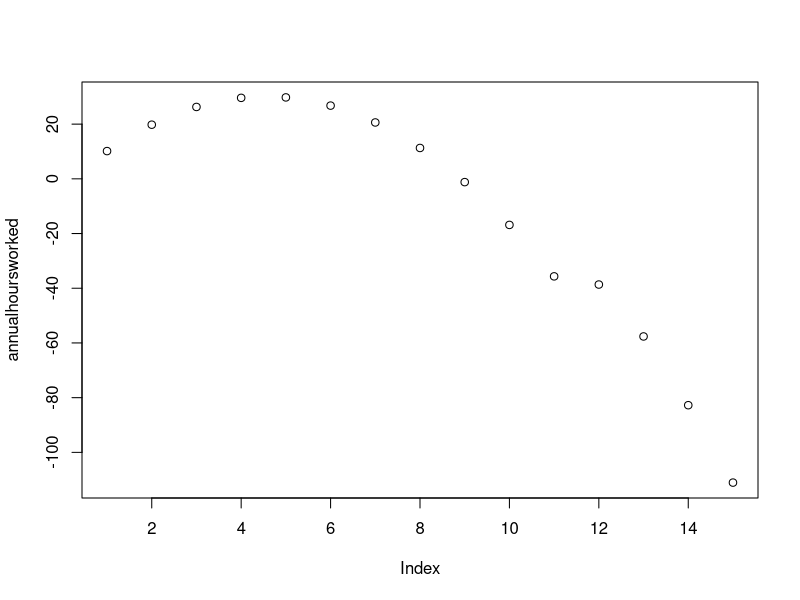

Recreate this plot in R.
## ---- chunk 1
knitr::opts_chunk$set(echo = TRUE)
## ---- chunk 2
pnorm(q = (3/1.3)) #using pnorm and z-score to find the percentiles. Z score is score - mean/stdev and in this case we can use 0 as mean and the stadard error as stdev. 
## ---- chunk 3
a  <- (100 - 98.95)*2 
a
## ---- chunk 4
10.145 + (110.230*16) - (1.581 * (16^2))
## ---- chunk 5
YearsEducation <- c(0,1,2,3,4,5, 6, 7, 8, 9,10,10.145, 11, 12, 13)
annualhoursworked <-  10.145 + 11.230*YearsEducation - 1.581*(YearsEducation^2)
annualhoursworked
## ---- chunk 6
plot(annualhoursworked)
## ---- chunk 7
fourchildren <- -923.904
threechildren <- -773.412

fourchildren - threechildren 
